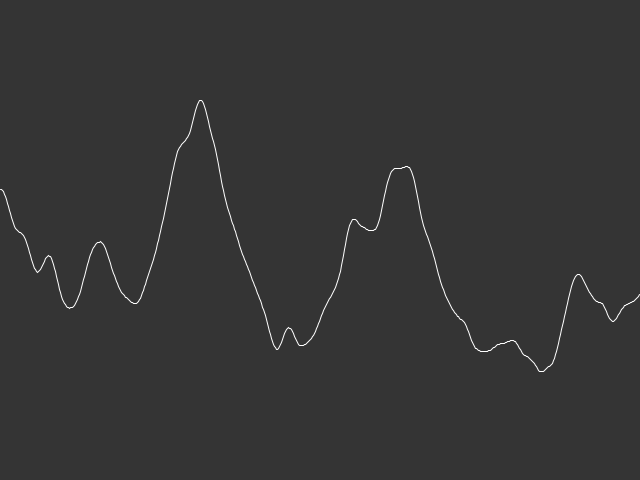
Frame 1 (no input)
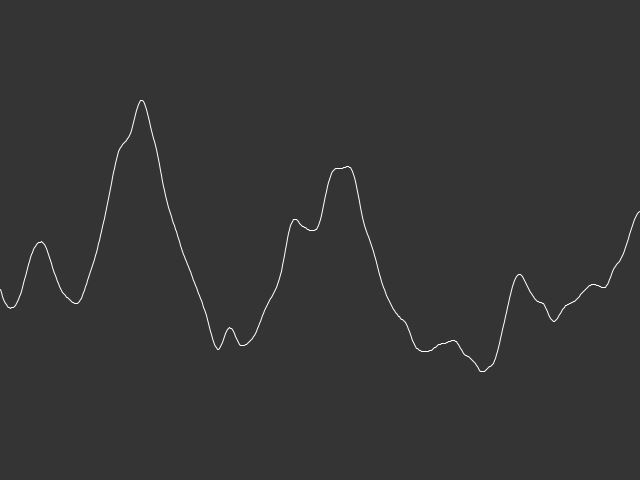
Frame 60 (the mouse pressed at the canvas centre just before this capture)
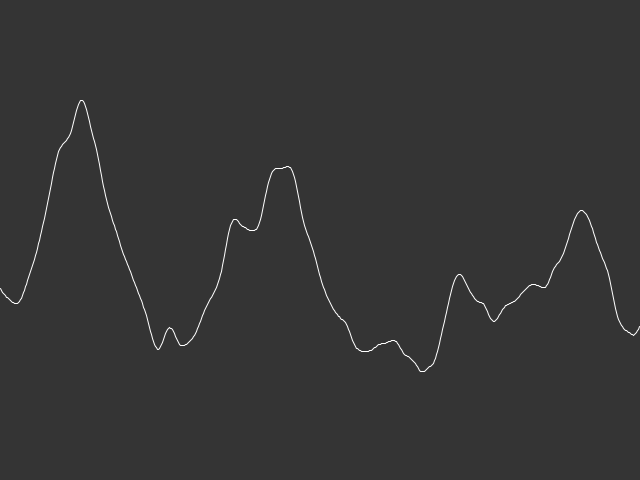
Frame 120 (the mouse held since frame 60 and released just before this capture)

The Processing sketch that drew these frames (run headless with seeded random() and noise(); from frame 60 on, the mouse is pressed at the canvas centre):

// Processing sketch: GraphPerlinNoise
// ── GraphPerlinNoise.pde

float start;

void setup() {
  size(640,480);
}

void draw() {
  background(52);
  noFill();
  beginShape();
  float t = start;
  for (int i =0; i<width; i++) {
    stroke(255);
    vertex(i, height - map(noise(t), 0, 1, 0, height));
    t += 0.01;
  }
  start += 0.01;
  endShape();
}
